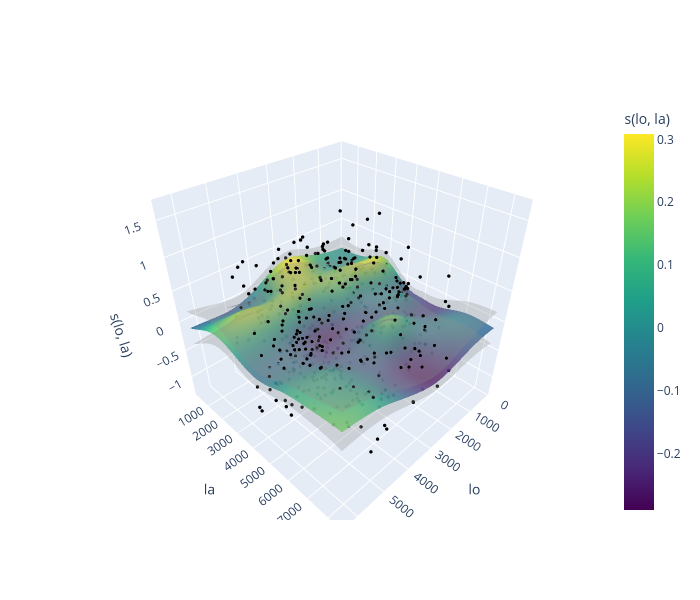

Notebook source saved alongside this figure:
### Markdown cell above
### 3D view

R uses `plotRGL(sm(fitISO, 1), residuals = TRUE)` for an interactive 3D plot. Here is the
same idea with [plotly](https://plotly.com/python/):

- the **coloured surface** is the estimated effect `s(lo, la)`;
- the two **grey surfaces** above and below are `s(lo, la)` ± 1 standard error, a
  confidence band for the effect (`plotRGL` uses `se.mult = 1` by default). Where they are
  far apart, at the edges and where there are few districts, the estimate is uncertain;
- the **dots** are the partial residuals.

How to use the plot:

- **Drag** with the mouse to rotate the plot.
- **Scroll** to zoom in and out.
- **Hover** over the surface or a dot to see its values.
- Use the icons at the top right to pan or reset the view, or save the plot as a PNG.

### Code cell
lo_grid, la_grid = np.meshgrid(
    np.linspace(larynx["lo"].min(), larynx["lo"].max(), 60),
    np.linspace(larynx["la"].min(), larynx["la"].max(), 60),
)
# compute_se=True also returns the standard error of s(lo, la) at each grid point
effect = lar_iso.partial_effect(
    space_term, data={"lo": lo_grid.ravel(), "la": la_grid.ravel()}, compute_se=True
)
surface = effect.fit.reshape(lo_grid.shape)
se = effect.se.reshape(lo_grid.shape)
partial_res = lar_iso.partial_residuals(space_term)

SE_MULT = 1  # same default as plotRGL(se.mult = 1); use 2 for an approx. 95% band
band = {"colorscale": [[0, "grey"], [1, "grey"]], "showscale": False, "opacity": 0.3}

fig = go.Figure([
    go.Surface(x=lo_grid, y=la_grid, z=surface, colorscale="Viridis", opacity=0.9,
               colorbar={"title": "s(lo, la)"}, name="s(lo, la)"),
    go.Surface(x=lo_grid, y=la_grid, z=surface + SE_MULT * se, name="+ SE", **band),
    go.Surface(x=lo_grid, y=la_grid, z=surface - SE_MULT * se, name="- SE", **band),
    go.Scatter3d(x=larynx["lo"], y=larynx["la"], z=partial_res, mode="markers",
                 marker={"size": 2, "color": "black"}, name="partial residuals"),
])
fig.update_layout(
    width=700, height=600,
    scene={"xaxis_title": "lo", "yaxis_title": "la", "zaxis_title": "s(lo, la)"},
)
fig.show()

### Figure 1 — Plotly figure (JSON) as saved in the notebook; plotly's stock layout.template omitted (floating-point values rounded to 4 significant figures; data arrays with more than 128 entries replaced by an {"elided": "..."} marker saying what was removed)
{"data": [{"colorbar": {"title": {"text": "s(lo, la)"}}, "colorscale": [[0, "#440154"], [0.1111, "#482878"], [0.2222, "#3e4989"], [0.3333, "#31688e"], [0.4444, "#26828e"], [0.5556, "#1f9e89"], [0.6667, "#35b779"], [0.7778, "#6ece58"], [0.8889, "#b5de2b"], [1, "#fde725"]], "name": "s(lo, la)", "opacity": 0.9, "type": "surface", "x": {"elided": "60x60 float values"}, "y": {"elided": "60x60 float values"}, "z": {"elided": "60x60 float values"}}, {"colorscale": [[0, "grey"], [1, "grey"]], "name": "+ SE", "opacity": 0.3, "showscale": false, "type": "surface", "x": {"elided": "60x60 float values"}, "y": {"elided": "60x60 float values"}, "z": {"elided": "60x60 float values"}}, {"colorscale": [[0, "grey"], [1, "grey"]], "name": "- SE", "opacity": 0.3, "showscale": false, "type": "surface", "x": {"elided": "60x60 float values"}, "y": {"elided": "60x60 float values"}, "z": {"elided": "60x60 float values"}}, {"marker": {"color": "black", "size": 2}, "mode": "markers", "name": "partial residuals", "type": "scatter3d", "x": {"elided": "544 float values"}, "y": {"elided": "544 float values"}, "z": {"elided": "544 float values"}}], "layout": {"height": 600, "scene": {"xaxis": {"title": {"text": "lo"}}, "yaxis": {"title": {"text": "la"}}, "zaxis": {"title": {"text": "s(lo, la)"}}}, "width": 700}}
